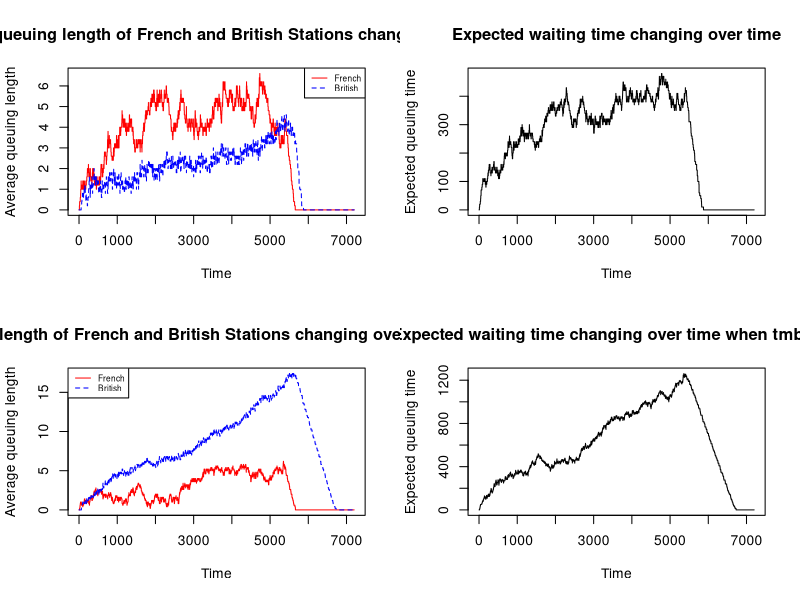

Here is the R script that generated this plot:
# Group members: Bo Gao(s2511232), Zheyue Lin(s2519324) and Xinran Zhu(s2508695)
# Bo Gao(s2511232) and Zheyue Lin(s2519324) worked together to design the function "qsim()"
# Xinran Zhu(s2508695) worked on plots showing how average queuing lengths and expected waiting time changing over time and calculating the probability of at least one car missing the ferry



# Define a function "finish()" to move a car out of the queue after finishing being processed
# Also, "finish()" will give a processing time to the next car in the queue after the previous one got moved
# "station": French stations f or British stations b
# "station" will be a matrix with several columns and two rows "qn" and "dt", where row "qn" stores the number of queuing cars in each station
# row "dt" stores processing times for the first cars in each queue
# "queue": the queue in the station
# "tr" and "tm": the processing time will be within (tm, tr+tm)
finish <- function(station, queue, tr, tm){
  
  # Reduce one from the number of queuing cars in this queue if there is one car finished being processed
  station["qn", queue] <- station["qn", queue] - 1
  
  # If there are more cars in the queue ready for being processed,
  # use 'sample()' to generate a processing time for the first car in the queue
  if(station["qn", queue] > 0){
    station["dt", queue] <- sample(tm:(tm+tr), 1) 
  }
  # If there is no car left in the queue, we give "-1" as an indicator, just for convenience 
  else{
    station["dt", queue] <- -1
  }
  # "finish()" function will return updated "station" matrix
  return(station)
}



# Define another function "insert()" to find the shortest queue 
# and insert the newly arriving car into the queue
# If this newly arriving car will be put into a queue without any cars waiting,
# this car will also be given a processing time within (tm, tr+tm)
insert <- function(station, tr, tm){
  # Find the shortest queue
  qn_min <- which.min(station["qn", ]) 
  # The newly arrived car will join the shortest queue, so the number of queuing cars will increase 1
  station["qn", qn_min] <- station["qn", qn_min] + 1
  
  # According to "finish()" function we had defined above, 
  # "-1" for processing time means there's no car waiting in the queue, 
  # so we use "sample()" function to generate a processing time for this car
  if(station["dt", qn_min] == -1){
    station["dt", qn_min] <- sample(tm:(tm+tr), 1)
  }
  # "insert()" function will return updated "station" matrix
  return (station)
}




t_1<-2*60*60 # Total simulation time will be 2 hours, equally 7200 seconds
t_2<-1.5*60*60 # New cars will only enter French station in the first 1.5 hours




# Define function "qsim(mf,mb,a.rate,trb,trf,tmb,tmf,maxb)" to simulate the process the cars enter the French stations,
# then move to British stations from French ones after finishing being processing, 
# and finally leave British station after being processed

# "mf" is the number of French stations
# "mb" is the number of British stations
# "a.rate" is the probability a new car arrives at French stations in one second
# The processing time in the French stations will be a random number uniformly distributed between (tmf,tmf+trf) 
# The processing time in the British stations will be a random number uniformly distributed between (tmb,tmb+trb) 
# The maximum number of cars in each British station will be "maxb"

qsim <- function(mf = 5, mb = 5, a.rate = 0.1, trb = 40, trf = 40, tmb = 30, tmf = 30, maxb = 20) {
  
  nf <- c() # nf is a list to store the average queuing length in French stations for each second
  nb <- c() # nb is a list to store the average queuing length in British stations for each second
  eq <- c() # eq is a list to store the expected waiting time for each second
  
  # Create a matrix "f" with "mf" columns as French stations, and two rows "dt" and "qn"
  # Where "qn" stores the queuing length in each station and "dt" have the processing time for the first car in each station
  column_names_f <- paste0("station_", seq_len(mf))
  # "-1" is the indicator showing the queue is empty
  f <- matrix(c(0,-1), nrow = 2, ncol = length(column_names_f))
  colnames(f) <- column_names_f
  rownames(f) <- c("qn","dt")
  # The same idea to create matrix "b" for British stations
  column_names_b <- paste0("station_", seq_len(mb))
  b <- matrix(c(0,-1), nrow = 2, ncol = length(column_names_b))
  colnames(b) <- column_names_b
  rownames(b) <- c("qn","dt")
  
  # Before the simulation starts, the time having passed is set to be zero
  t_passed <- 0
  
  # while loop for t_1 simulation time
  while(t_passed<t_1){
    # Sort the processing time "dt" in the station matrix and pick out the smallest one
    min_processing_t <- min(min(f["dt",]),min(b["dt",]))
    
    if (min_processing_t>0){
      for (s in 1:min_processing_t){
        if(t_passed < t_2){
          # During this time, there might be new cars arriving in the French stations if it's in the first 1.5 hours simulation time
          # Use "sample()" to simulate whether there is new car arrived
          # "True" stands for a new car arrived and "False" means not
          # The probability for a new car arrived in one second will be "a.rate", and "1-a.rate" for there is no car arriving
          if (sample(c(TRUE,FALSE), size = 1, prob = c(a.rate, 1-a.rate))){
            # If there is a new car arrived,
            # Average queue length in French station will increase 1/mf
            # Expected processing time will increase 1/mf*(tmf + trf/2)
            f["qn", which.min(f["qn", ])] <- f["qn", which.min(f["qn", ])] + 1
            nf[[length(nf)+1]] <- nf[[length(nf)]]+1/mf 
            eq[[length(eq)+1]] <- eq[[length(eq)]]+1/mf*(tmf + trf/2) 
            t_passed <- t_passed + 1 # One second has passed
          }else{
            # The average queuing length in French stations and expected processing time won't change if there is no car arrived
            nf[[length(nf)+1]] <- nf[[length(nf)]]
            eq[[length(eq)+1]] <- eq[[length(eq)]]
            t_passed <- t_passed + 1
          }
        }else{
          # There won't be new cars arriving after t_passed is above 1.5 hours
          # "nf" and "eq" won't change for min_processing_t-s+1 this period time
          nf<- c(nf, rep(nf[[length(nf)]],min_processing_t-s+1))
          eq<- c(eq, rep(eq[[length(eq)]],min_processing_t-s+1))
          t_passed <- t_passed + min_processing_t - s + 1 # min_processing_t - s + 1 seconds have passed
          break
        }
      }
    
    # Before the shortest processing time passed, there won't be cars moving into or out from British stations,
    # which means the average queuing length in British stations will be the same during this minimum processing time
    # So we append the "nb" list with same numbers
    nb <- c(nb, rep(nb[[length(nb)]],min_processing_t))
    # Cut these passed time off from processing time
    f["dt", ] <- f["dt", ] - min_processing_t
    b["dt", ] <- b["dt", ] - min_processing_t
    
    # If the minimum processing time is zero, which means there will be a car moving
    # So all of nf, nb and eq will change
    # And we need "insert()" and "finish()" functions to help move cars out of the queue and insert new cars
    }else{
      # Notice: Since the cars can't leave from the French station to the British one if there is no available queues in British station, 
      # so we start with analyzing the queues in British station
      # Find the columns that with 0 processing time in British stations
      # Then move those cars with 0 processing time out of the queues using "finish()" function to cut them off the queue and give a processing time to the next car
      for( i in which(b["dt", ] %in% 0)){
        b <- finish(b, i, trb, tmb)
      }
      # For the cars with 0 processing time in French stations,
      # Use "finish()" to move car out of French stations and use "insert()" to move them into British stations
      for (i in which(f["dt", ] %in% 0)){
        # Cars can only move from French stations to British ones 
        # if the number of cars queuing in the British stations is less than its maximum capacity 
        if(sum(b["qn", ]) < maxb*mb){
        f <- finish(f, i, trf, tmf)
        b <- insert(b, trb, tmb)
        }
      }
      # New cars arrive at French stations in the first 1.5 hours
      if (t_passed< t_2){
        if (sample(c(TRUE,FALSE), size = 1, prob = c(a.rate, 1-a.rate))){
          # If "sample()" function generates "TURE" as the result, 
          # which means a new car arrives at the French stations
          # We will use "insert()" defined above to put a new car in the queue in the French station
          f <- insert(f, trf, tmf)
        }
      }
      
      # One iteration in this loop means one second has passed, so we cut one second off from the positive processing time for each car
      f["dt", ] <- apply(f["dt", , drop = FALSE], 1, function(row) {
        ifelse(row > 0, row - 1, row)
      })
      b["dt", ] <- apply(b["dt", , drop = FALSE], 1, function(row) {
        ifelse(row > 0, row - 1, row)
      })
      
      t_passed <- t_passed + 1
      
      # avg_f is the average queue length in the French stations
      avg_f <- sum(f["qn", ])/mf
      # avg_b is the average queue length in the British stations
      avg_b <- sum(b["qn", ])/mb 
      
      # Update the average queue length and expected waiting time for this second to the lists storing results across the simulation
      nf[[length(nf)+1]] <- avg_f
      nb[[length(nb)+1]] <- avg_b
      eq[[length(eq) + 1]] <- avg_f*(tmf + trf/2) + avg_b*(tmb + trb/2)
    }
  }
  # "qsim()" function will return a list including 3 sublists
  # nf is a list to store the average queue length in French station for each second
  # nb is a list to store the average queue length in British station for each second
  # eq is a list to store the expected waiting time for each second
  return(list(nf, nb, eq))
}

iqsim <- qsim() # Default parameters simulation result
jqsim <- qsim(tmb = 40) # Set the minimum processing time in British station as 40 simulation result

# Create a panel with 2-row, 2-row plots
par(mfrow = c(2,2))

# Plot of French and British queue lengths changing over time
matplot(1:7200, cbind(iqsim[[1]],iqsim[[2]]), type = 'l', col = c("red", "blue"), 
        xlab = "Time", ylab = "Average queuing length", 
        main = "Average queuing length of French and British Stations changing over time")
legend("topright", c("French", "British"), col = c("red", "blue"), lty = 1:2, cex = 0.6)

# Plot of expected waiting time changing over time
matplot(1:7200, iqsim[[3]], type = 'l', xlab = "Time", ylab = "Expected queuing time", 
        main = "Expected waiting time changing over time")

# Plot of French and British queuing lengths changing over time when the minimum British handling time is set as 40 seconds
matplot(1:7200, cbind(jqsim[[1]],jqsim[[2]]), type = 'l', col = c("red", "blue"), 
        xlab = "Time", ylab = "Average queuing length", 
        main = "Average queuing length of French and British Stations changing over time when tmb = 40 ")
legend("topleft", c("French", "British"), col = c("red", "blue"), lty = 1:2, cex = 0.6)

# Plot of expected waiting time changing over time when the minimum British handling time is set as seconds
matplot(1:7200, jqsim[[3]], type = 'l', xlab = "Time", ylab = "Expected queuing time", 
        main = "Expected waiting time changing over time when tmb = 40")



# Probability of at least one car missing the ferry departure = 
# the total number of times nf>0 or nb>0 / simulation times
# n_missing stores the total number of times with positive queuing lengths after 2 hours
n_missing <- 0 

for (i in 1:100){
  nqsim <- qsim(tmb=40)
  if (nqsim[[2]][7200] > 0 || nqsim[[1]][7200] > 0){
    n_missing <- n_missing + 1
  }
}

# Print out the probability
print(paste0("The probability of at least one car missing the ferry departure is ", n_missing/100))





















